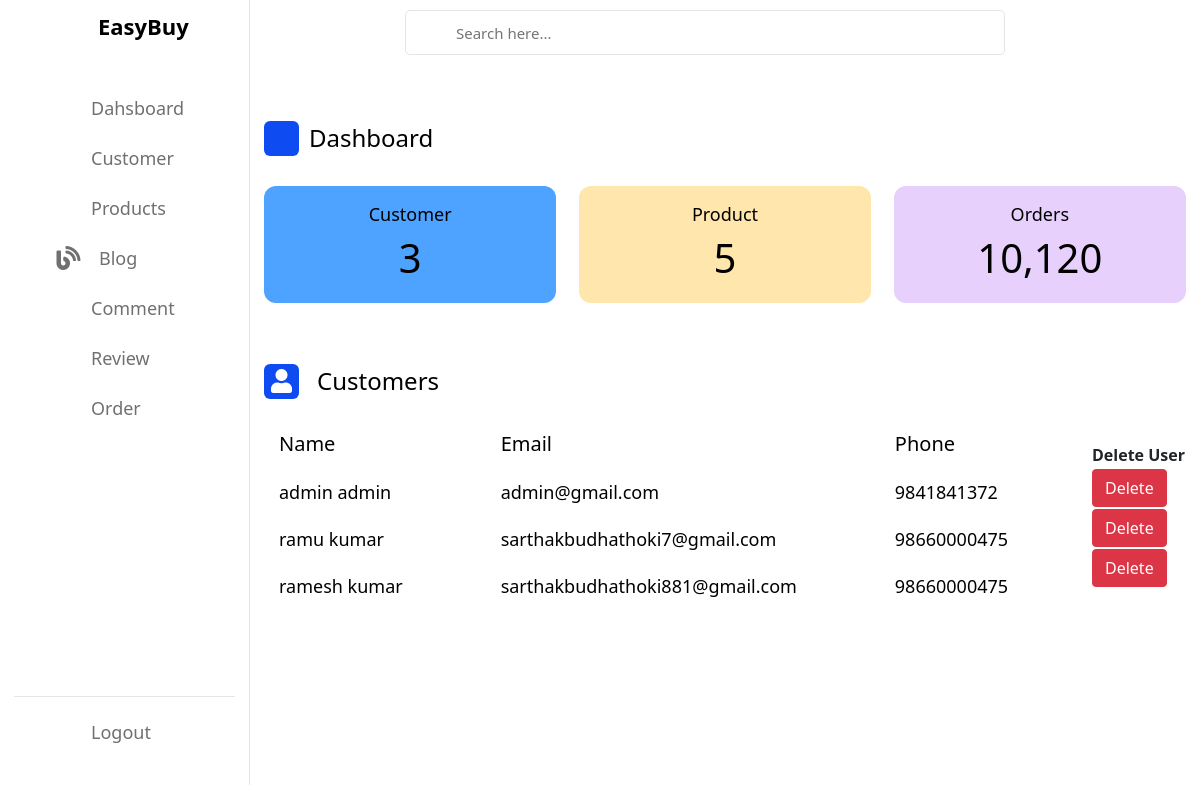
/home/view-customer, run on an earlier commit of the app's database.
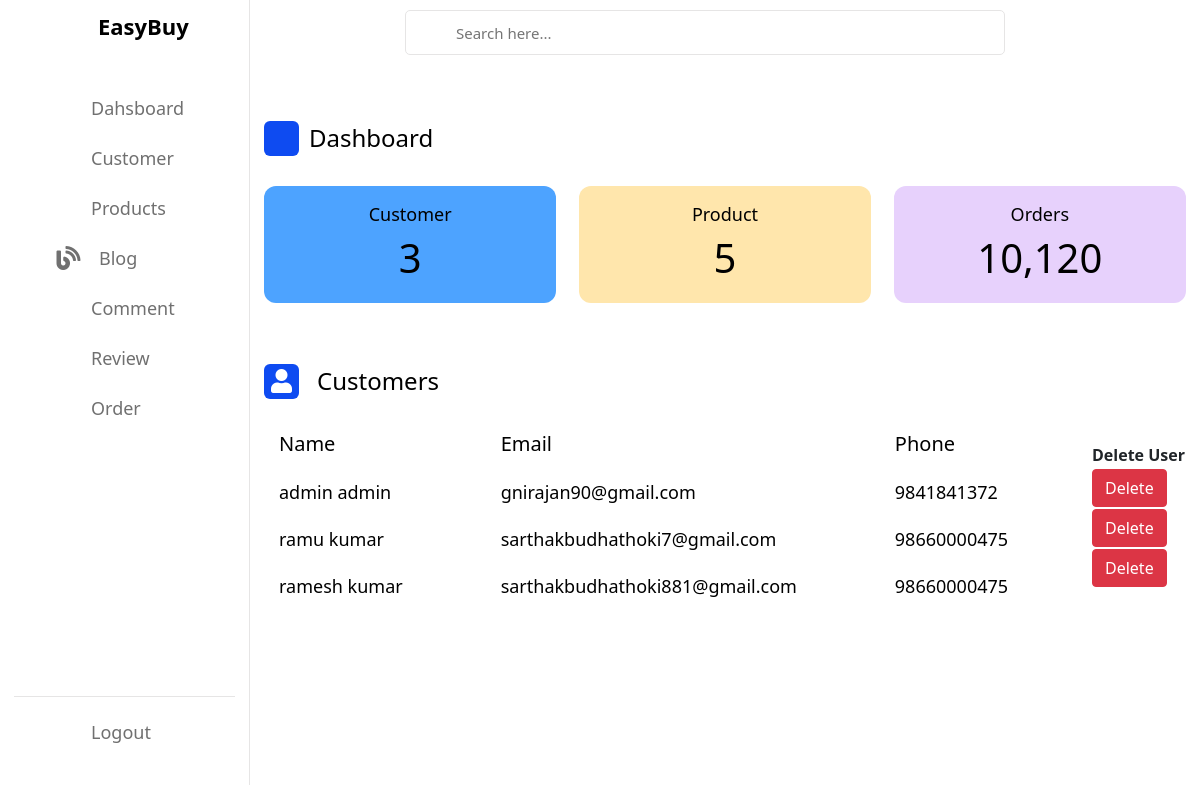
And on a later commit of the database.
### Home/models.py (models this page shows, shortened)
class Customer(models.Model):
    id=models.AutoField(auto_created=True,primary_key=True)
    user = models.OneToOneField(User,null=True, on_delete=models.CASCADE)
    first_name = models.CharField(max_length=50)
    last_name = models.CharField(max_length=50)
    phone = models.CharField(max_length=15)
    email = models.EmailField()
    password = models.CharField(max_length=500)

### Home/views.py (the view)
# urls.py: path('view-customer', views.view_customer, name='view-customer'),
def view_customer(request):
    User = get_user_model()
    user_data = Customer.objects.all()
    usercount = Customer.objects.all().count()
    productcount = Product.objects.all().count()
    data = {
        'usercount':usercount,
        'productcount':productcount,
        'Customer':user_data
    }
    return render(request,'admin/view_customer.html',data)

### templates/admin/view_customer.html (shortened to what this page needs)
{% extends 'admin/admindashboard.html' %}
{% block content %}
{% load static %}
<div class="activity">
    <div class="title">
        <i class="fas fa-user me-2">    </i>
        <span class="text">Customers</span>
    </div>
    <div class="activity-data">
        <div class="data names">
            <span class="data-title">Name</span>
            {% for c in Customer %}
            <span class="data-list">{{c.first_name}} {{c.last_name}}</span>
            {% endfor %}
        </div>
        <div class="data email">
            <span class="data-title">Email</span>
            {% for c in Customer %}
            <span class="data-list">{{c.email}}</span>
            {% endfor %}
        </div>
        <div class="data joined">
            <span class="data-title">Phone</span>
            {% for c in Customer %}
            <span class="data-list">{{c.phone}}</span>
            {% endfor %}
        </div>
        <table>
            <thead>
                <tr>
                    <th>Delete User</th>
                </tr>
            </thead>
            {% for c in Customer %}
            <tr>
                <td><a class="btn btn-danger btn-xs" href="/delete_customer/{{c.id}}">Delete</a></td>
            {% endfor %}
            </tr>
        </table>
    </div>
</div>
</div>
{%endblock content%}

### templates/admin/admindashboard.html (shortened to what this page needs)
<!DOCTYPE html>
<html lang="en">
<head>
    <link href="https://cdn.jsdelivr.net/npm/bootstrap@5.0.0-beta3/dist/css/bootstrap.min.css" rel="stylesheet" />
    <link rel="stylesheet" href="https://cdnjs.cloudflare.com/ajax/libs/font-awesome/5.15.3/css/all.min.css" />
    <link rel="stylesheet" href="/static/css/admindashboard.css"/>
    <link rel="stylesheet" href="https://unicons.iconscout.com/release/v4.0.0/css/line.css">
</head>
<nav class="adminnav">
    <div class="logo-name">
        <span class="logo_name">EasyBuy</span>
    </div>
    <div class="menu-items">
        <ul class="nav-links">
            <li><a href="{% url 'admindashboard' %}">
                <i class="uil uil-estate"></i>
                <span class="link-name">Dahsboard</span>
            </a></li>
            <li><a href={% url 'view-customer' %}>
                <i class="uil uil-user"></i>
                <span class="link-name">Customer</span>
            </a></li>
            <li><a href="{% url 'view-product' %}">
                <i class="uil uil-gift"></i>
                <span class="link-name">Products</span>
            </a></li>
            <li><a href="{% url 'view-blog' %}">
                <i class="fas fa-blog me-2"></i>
                <span class="link-name">Blog</span>
            </a></li>
            <li><a href="{% url 'view-comment' %}">
                <i class="uil uil-comments"></i>
                <span class="link-name">Comment</span>
            </a></li>
            <li><a href="{% url 'view-review' %}">
                <i class="uil uil-star"></i>
                <span class="link-name">Review</span>
            </a></li>
            <li><a href="#">
                <i class="uil uil-bookmark"></i>
                <span class="link-name">Order</span>
            </a></li>
        </ul>
        <ul class="logout-mode">
            <li><a href="logoutadmin">
                <i class="uil uil-signout"></i>
                <span class="link-name">Logout</span>
            </a></li>
        </ul>
    </div>
</nav>
<section class="dashboard">
    <div class="top">
        <div class="search-box">
            <input type="text" placeholder="Search here...">
        </div>
    </div>
    <div class="dash-content">
        <div class="overview">
            <div class="title">
                <i class="uil uil-tachometer-fast-alt"></i>
                <span class="text">Dashboard</span>
            </div>
            <div class="boxes">
                <div class="box box1">
                    <span class="text">Customer</span>
                    <span class="number">{{usercount}}</span>
                </div>
                <div class="box box2">
                    <span class="text">Product</span>
                    <span class="number">{{ productcount }}</span>
                </div>
                <div class="box box3">
                    <span class="text">Orders</span>
                    <span class="number">10,120</span>
                </div>
            </div>
        </div>
        {% block content%} {%endblock content%}
</section>

### static/css/admindashboard.css (style rules this page uses)
:root { --primary-color: #0E4BF1; --panel-color: #FFF; --text-color: #000; --black-light-color: #707070; --border-color: #e6e5e5; --toggle-color: #DDD; --box1-color: #4DA3FF; --box2-color: #FFE6AC; --box3-color: #E7D1FC; --title-icon-color: #fff; --tran-05: all 0.5s ease; --tran-03: all 0.3s ease; --tran-03: all 0.2s ease; }
.adminnav { position: fixed; top: 0; left: 0; height: 100%; width: 250px; padding: 10px 14px; background-color: var(--panel-color); border-right: 1px solid var(--border-color); transition: var(--tran-05); }
.adminnav .logo-name { display: flex; align-items: center; }
.adminnav .logo-name .logo_name { font-size: 22px; font-weight: 600; color: var(--text-color); margin-left: 14px; transition: var(--tran-05); }
.adminnav .menu-items { margin-top: 40px; height: calc(100% - 90px); display: flex; flex-direction: column; justify-content: space-between; }
.menu-items li { list-style: none; }
.menu-items li a { display: flex; align-items: center; height: 50px; text-decoration: none; position: relative; }
.menu-items li a i { font-size: 24px; min-width: 45px; height: 100%; display: flex; align-items: center; justify-content: center; color: var(--black-light-color); }
.menu-items li a .link-name { font-size: 18px; font-weight: 400; color: var(--black-light-color); transition: var(--tran-05); }
.menu-items .logout-mode { padding-top: 10px; border-top: 1px solid var(--border-color); }
.dashboard { position: relative; left: 250px; background-color: var(--panel-color); min-height: 100vh; width: calc(100% - 250px); padding: 10px 14px; transition: var(--tran-05); }
.dashboard .top { position: fixed; top: 0; left: 250px; display: flex; width: calc(100% - 250px); justify-content: space-between; align-items: center; padding: 10px 14px; background-color: var(--panel-color); transition: var(--tran-05); z-index: 10; }
.dashboard .top .search-box { position: relative; height: 45px; max-width: 600px; width: 100%; margin: 0 30px; }
.top .search-box input { position: absolute; border: 1px solid var(--border-color); background-color: var(--panel-color); padding: 0 25px 0 50px; border-radius: 5px; height: 100%; width: 100%; color: var(--text-color); font-size: 15px; font-weight: 400; outline: none; }
.dashboard .dash-content { padding-top: 50px; }
.dash-content .title { display: flex; align-items: center; margin: 60px 0 30px 0; }
.dash-content .title i { position: relative; height: 35px; width: 35px; background-color: var(--primary-color); border-radius: 6px; color: var(--title-icon-color); display: flex; align-items: center; justify-content: center; font-size: 24px; }
.dash-content .title .text { font-size: 24px; font-weight: 500; color: var(--text-color); margin-left: 10px; }
.dash-content .boxes { display: flex; align-items: center; justify-content: space-between; flex-wrap: wrap; }
.dash-content .boxes .box { display: flex; flex-direction: column; align-items: center; border-radius: 12px; width: calc(100% / 3 - 15px); padding: 15px 20px; background-color: var(--box1-color); transition: var(--tran-05); }
.boxes .box .text { white-space: nowrap; font-size: 18px; font-weight: 500; color: var(--text-color); }
.boxes .box .number { font-size: 40px; font-weight: 500; color: var(--text-color); }
.boxes .box.box2 { background-color: var(--box2-color); }
.boxes .box.box3 { background-color: var(--box3-color); }
.dash-content .activity .activity-data { display: flex; justify-content: space-between; align-items: center; width: 100%; }
.activity .activity-data { display: flex; }
.activity-data .data { display: flex; flex-direction: column; margin: 0 15px; }
.activity-data .data-title { font-size: 20px; font-weight: 500; color: var(--text-color); }
.activity-data .data .data-list { font-size: 18px; font-weight: 400; margin-top: 20px; white-space: nowrap; color: var(--text-color); }

What changed in the data, as far as the page shows it:
changed Customer "admin": email "admin@gmail.com" → "gnirajan90@gmail.com"
